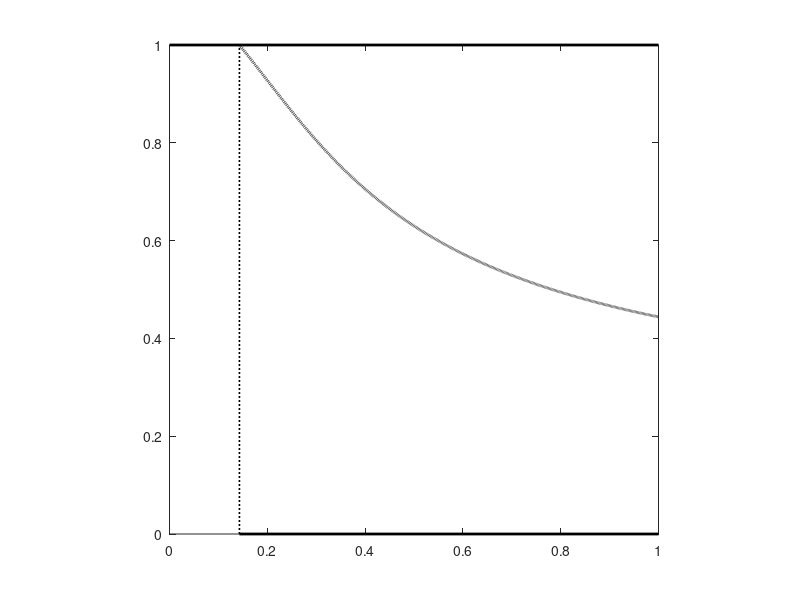

Recreate this plot in MATLAB.
R = 1; S = -0.1; T = 1.8; P = 0; G = 0.8; W = 0.1; theta = 1;
alpha = 0.7;
beta = 0.7;
a = 2*(G-W);
b = T-S-1;
c = a+b;
delta_1 = (b+S)/beta-1;
delta_2 = (b+sqrt(-4*S*(b+S)))/c;
x_c1 = zeros(1,100);
x_c2 = zeros(1,100);
x_c3 = zeros(1,100);
x_p = zeros(1,100);
k = 1;
for delta = 0.00:0.0001:1
    x_c1(k) = 1-(b+S)/((1+delta)*beta);
    x_c2(k) = ((c*delta-b-2*S)+sqrt((c*delta-b)^2+4*S*(b+S)))/(2*c*delta);
    x_c3(k) = ((c*delta-b-2*S)-sqrt((c*delta-b)^2+4*S*(b+S)))/(2*c*delta);
    x_p(k) = (c*delta-b-2*S+(1+delta)*(alpha+beta)-sqrt((c*delta-b-2*S+(1+delta)*(alpha+beta))^2+4*c*delta*(S-(1+delta)*alpha)))/(2*c*delta);
    k = k+1;
end


delta_X1 = 0.1430:0.0001:1;
X1 = 1431:10001;
delta_X2 = 0.6372:0.0001:1;
X2 = 6373:10001;
delta_X3 = 0.6372:0.0001:1;
X3 = 6373:10001;
y1 = x_c1(X1);
plot(delta_X1,x_c1(X1),'k-','LineWidth', 2)
hold on 
fill([delta_X1, fliplr(delta_X1)], [y1, zeros(size(y1))], ...
     [0.9 0.9 0.9], 'EdgeColor', 'none')   
hold off
xlim([0 1])
ylim([0 1])
pbaspect([1 1 1])
box on


delta_X1 = 0.1430:0.0001:1;
X1 = 1431:10001;
delta_X2 = 0.6372:0.0001:1;
X2 = 6373:10001;
delta_X3 = 0.6372:0.0001:1;
X3 = 6373:10001;
plot(delta_X2,x_c2(X2),'k-','LineWidth', 2)
hold on 
plot(delta_X3,x_c3(X3),'k--','LineWidth', 2)
plot([0 1],[0 0],'k-','LineWidth', 2)
plot([0.6372 0.6372],[0 0.2649],'k:','LineWidth', 1.2)
xlim([0 1])
ylim([0 1])
pbaspect([1 1 1])
hold off

delta_Xp = 0.1430:0.0001:1;
Xp = 1431:10001;
plot(delta_Xp,x_p(Xp),'k--','LineWidth', 2)
hold on
plot([0 1],[1 1],'k-','LineWidth', 2)
plot([0.1430 1],[0 0],'k-','LineWidth', 2)
plot([0.1430 0.1430],[0 1],'k:','LineWidth', 1.2)
hold off
xlim([0 1])
ylim([0 1])
pbaspect([1 1 1])
